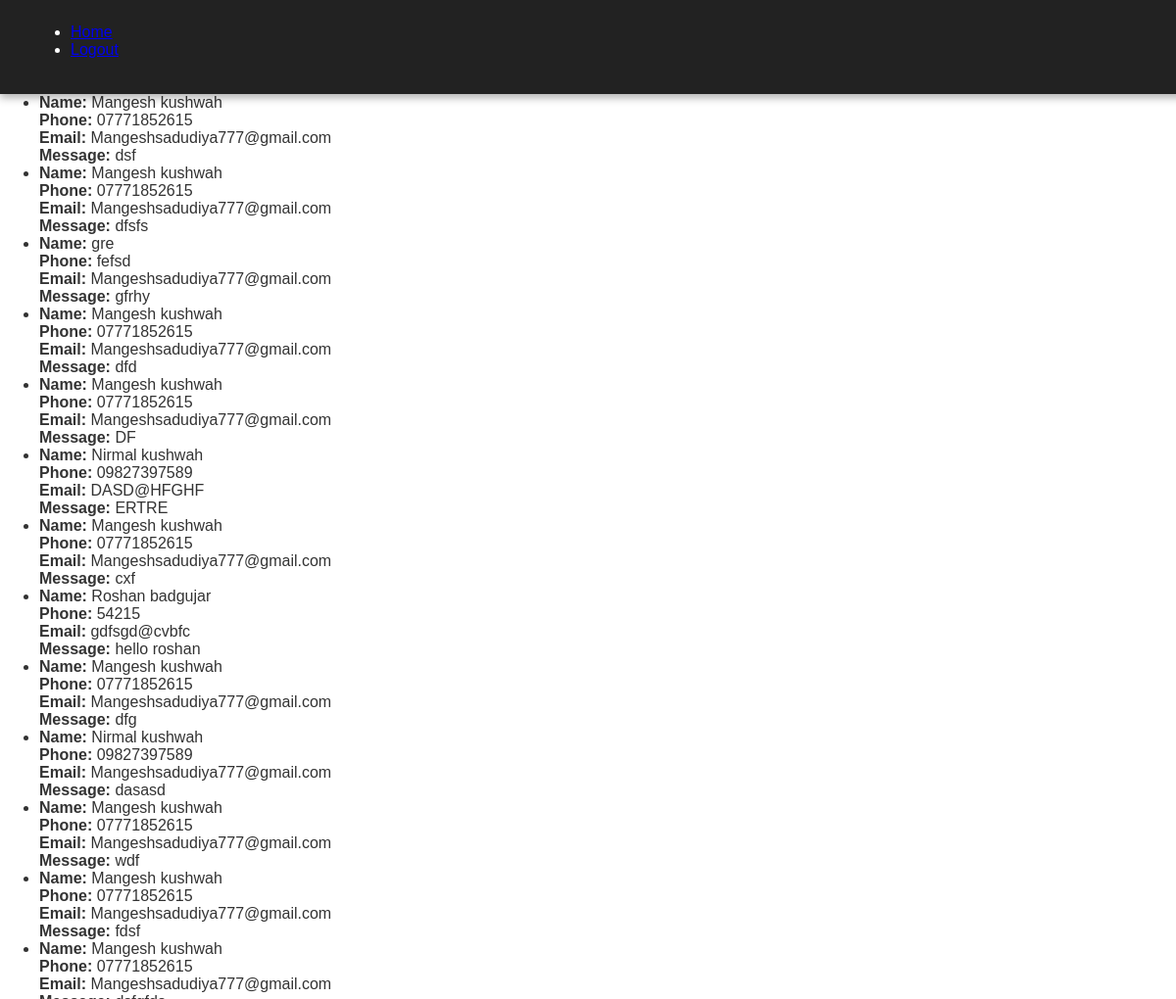
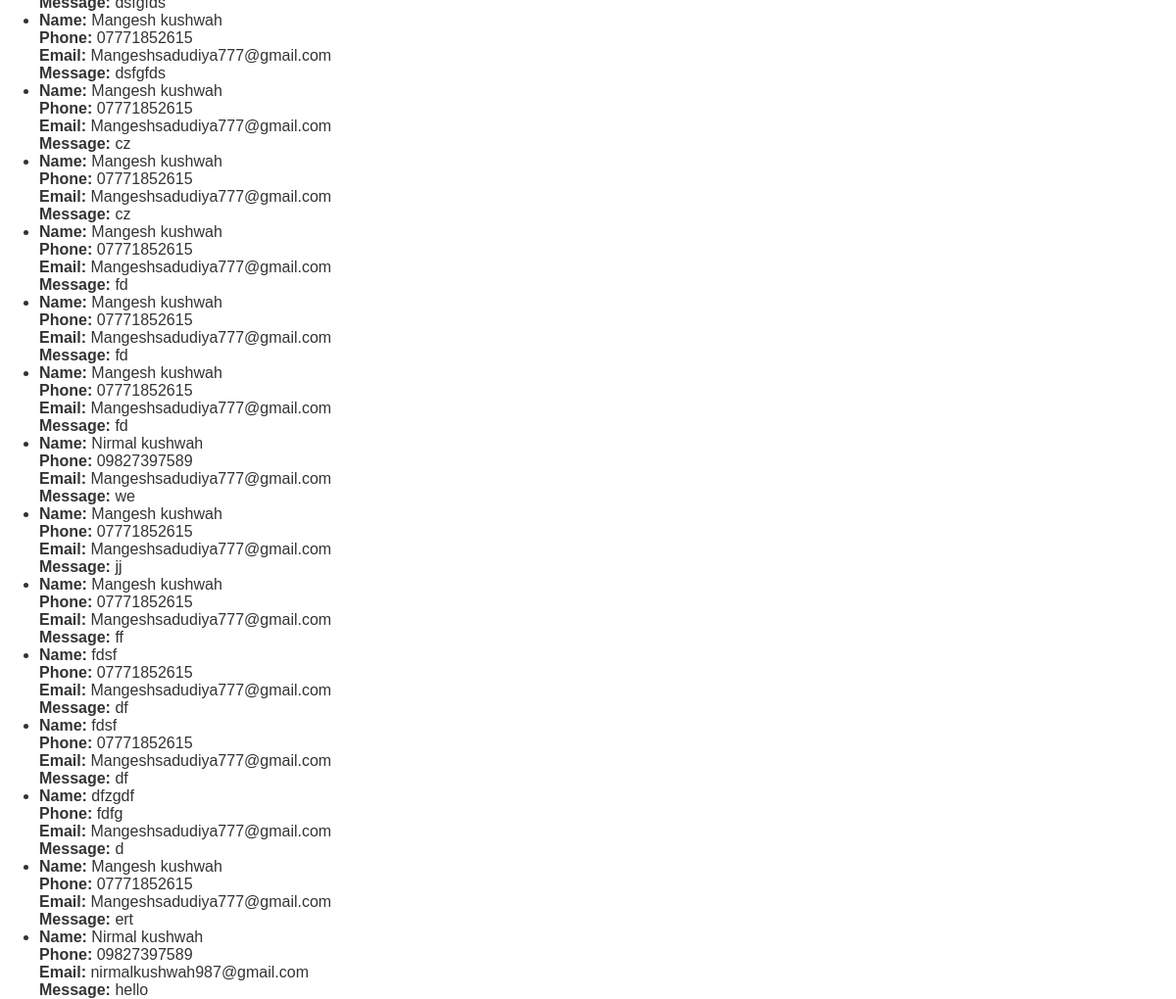
The app's page /submissions (signed in) with its own data (2 pictures, top to bottom).
### tables this page shows
CREATE TABLE submissions (
                            id INTEGER PRIMARY KEY AUTOINCREMENT,
                            name TEXT NOT NULL,
                            phone TEXT NOT NULL,
                            email TEXT NOT NULL,
                            message TEXT NOT NULL
                          );

### app.py (the view)
@app.route('/submissions')
@login_required
def view_submissions():
    with sqlite3.connect(DATABASE) as conn:
        cursor = conn.cursor()
        cursor.execute('SELECT name, phone, email, message FROM submissions')
        submissions = cursor.fetchall()
    return render_template('submissions.html', submissions=submissions)

### app.py (called while the page is built)
def login_required(f):
    @wraps(f)
    def decorated_function(*args, **kwargs):
        if 'logged_in' not in session:
            flash('You need to log in to access this page.')
            return redirect(url_for('login'))
        return f(*args, **kwargs)
    return decorated_function

### templates/submissions.html (shortened to what this page needs)
<!DOCTYPE html>
<html lang="en">
<head>
    <link rel="stylesheet" href="{{ url_for('static', filename='styles.css') }}">
</head>
<body>
    <header>
        <nav>
            <ul>
                <li><a href="/">Home</a></li>
                <li><a href="/logout">Logout</a></li>
            </ul>
        </nav>
    </header>
    <section id="submissions">
        <h2>Submissions</h2>
        <ul>
            {% for submission in submissions %}
                <li>
                    <strong>Name:</strong> {{ submission[0] }}<br>
                    <strong>Phone:</strong> {{ submission[1] }}<br>
                    <strong>Email:</strong> {{ submission[2] }}<br>
                    <strong>Message:</strong> {{ submission[3] }}
                </li>
            {% endfor %}
        </ul>
    </section>
</body>
</html>

### static/styles.css (style rules this page uses)
html { overflow-x: hidden; }
body { height: 100vh; width: 100vw; font-family: 'Arial', sans-serif; margin: 0; padding: 0; box-sizing: border-box; color: #333; }
header { height: 10vh; width: 100vw; background-color: #222; color: #fff; top: 0; z-index: 1000; padding: 0.5em 2em; position: fixed; box-shadow: 0 4px 8px rgba(0, 0, 0, 0.3); }
nav { display: flex; justify-content: space-between; }
h2 { color: orange; margin-bottom: 1em; font-size: 2em; text-align: center; }

### records on screen
submissions: name "Mangesh kushwah", phone "07771852615", email "Mangeshsadudiya777@gmail.com", message "dsf"
submissions: name "Mangesh kushwah", phone "07771852615", email "Mangeshsadudiya777@gmail.com", message "dfsfs"
submissions: name "gre", phone "fefsd", email "Mangeshsadudiya777@gmail.com", message "gfrhy"
submissions: name "Mangesh kushwah", phone "07771852615", email "Mangeshsadudiya777@gmail.com", message "dfd"
submissions: name "Mangesh kushwah", phone "07771852615", email "Mangeshsadudiya777@gmail.com", message "DF"
submissions: name "Nirmal kushwah", phone "09827397589", email "DASD@HFGHF", message "ERTRE"
submissions: name "Mangesh kushwah", phone "07771852615", email "Mangeshsadudiya777@gmail.com", message "cxf"
submissions: name "Roshan badgujar", phone "54215", email "gdfsgd@cvbfc", message "hello roshan"
submissions: name "Mangesh kushwah", phone "07771852615", email "Mangeshsadudiya777@gmail.com", message "dfg"
submissions: name "Nirmal kushwah", phone "09827397589", email "Mangeshsadudiya777@gmail.com", message "dasasd"
submissions: name "Mangesh kushwah", phone "07771852615", email "Mangeshsadudiya777@gmail.com", message "wdf"
submissions: name "Mangesh kushwah", phone "07771852615", email "Mangeshsadudiya777@gmail.com", message "fdsf"
submissions: name "Mangesh kushwah", phone "07771852615", email "Mangeshsadudiya777@gmail.com", message "dsfgfds"
submissions: name "Mangesh kushwah", phone "07771852615", email "Mangeshsadudiya777@gmail.com", message "dsfgfds"
submissions: name "Mangesh kushwah", phone "07771852615", email "Mangeshsadudiya777@gmail.com", message "cz"
submissions: name "Mangesh kushwah", phone "07771852615", email "Mangeshsadudiya777@gmail.com", message "cz"
submissions: name "Mangesh kushwah", phone "07771852615", email "Mangeshsadudiya777@gmail.com", message "fd"
submissions: name "Mangesh kushwah", phone "07771852615", email "Mangeshsadudiya777@gmail.com", message "fd"
submissions: name "Mangesh kushwah", phone "07771852615", email "Mangeshsadudiya777@gmail.com", message "fd"
submissions: name "Nirmal kushwah", phone "09827397589", email "Mangeshsadudiya777@gmail.com", message "we"
submissions: name "Mangesh kushwah", phone "07771852615", email "Mangeshsadudiya777@gmail.com", message "jj"
submissions: name "Mangesh kushwah", phone "07771852615", email "Mangeshsadudiya777@gmail.com", message "ff"
submissions: name "fdsf", phone "07771852615", email "Mangeshsadudiya777@gmail.com", message "df"
submissions: name "fdsf", phone "07771852615", email "Mangeshsadudiya777@gmail.com", message "df"
submissions: name "dfzgdf", phone "fdfg", email "Mangeshsadudiya777@gmail.com", message "d"
submissions: name "Mangesh kushwah", phone "07771852615", email "Mangeshsadudiya777@gmail.com", message "ert"
submissions: name "Nirmal kushwah", phone "09827397589", email "nirmalkushwah987@gmail.com", message "hello"
